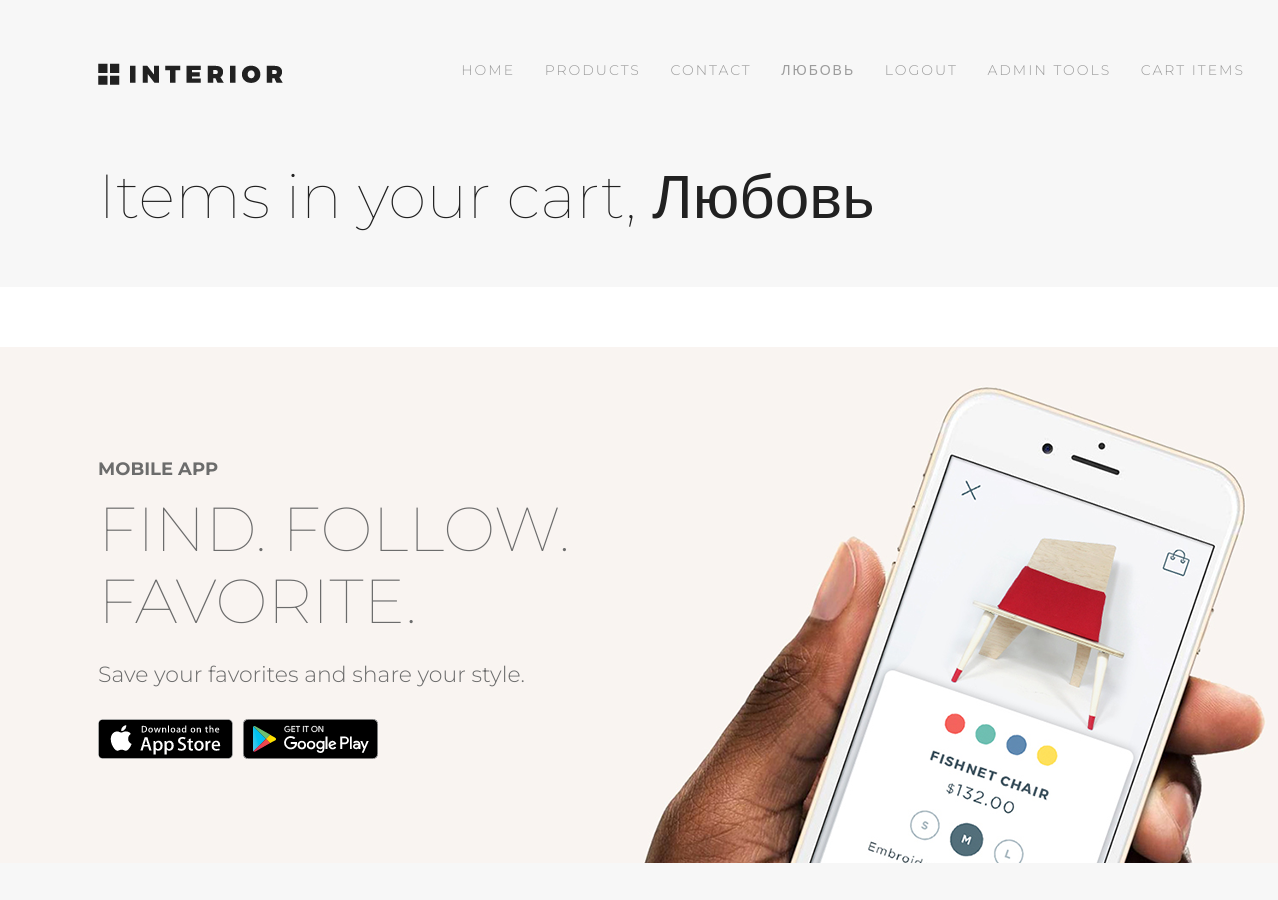
Page /basket/ (signed in, upper part) on the earlier database version.
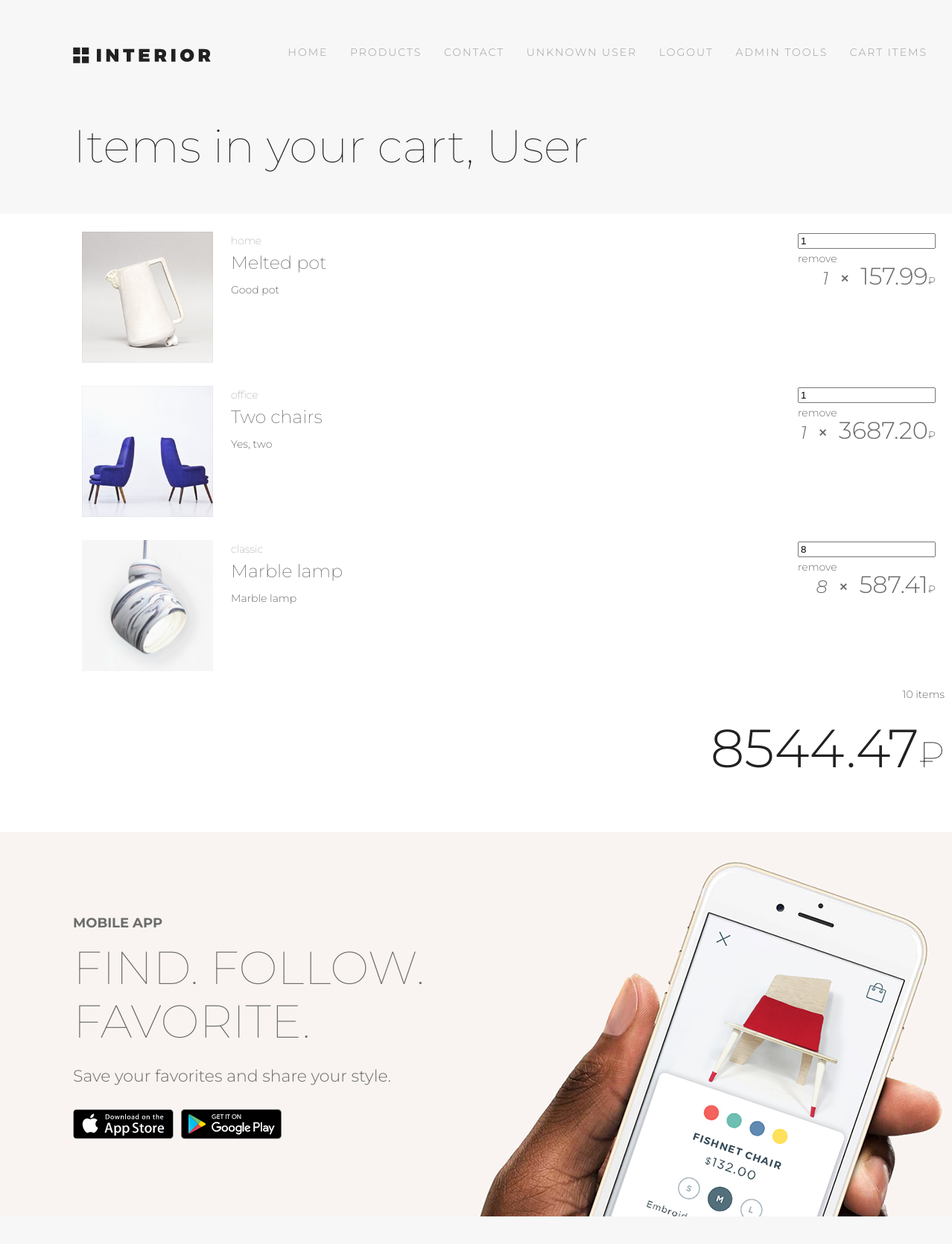
Same page on the later database version.
### authapp/models.py (models this page shows)
class ShopUser(AbstractUser):
    avatar = models.ImageField(upload_to='users_avatars', blank=True)
    age = models.PositiveIntegerField(verbose_name = 'Age')

### basketapp/models.py (models this page shows)
class Basket(models.Model):
    user = models.ForeignKey(settings.AUTH_USER_MODEL, on_delete=models.CASCADE)
    product = models.ForeignKey(Product, on_delete=models.CASCADE)
    quantity = models.PositiveSmallIntegerField(default=0, verbose_name='Quantity')
    add_datetime = models.DateTimeField(auto_now_add=True, verbose_name='Date & Time')
    @property
    def product_cost(self):
        return self.product.price * self.quantity
    @property
    def total_quantity(self):
        _items = Basket.objects.filter(user=self.user)
        _totalquantity = sum(list(map(lambda x: x.quantity, _items)))
        return _totalquantity
    @property
    def total_cost(self):
        _items = Basket.objects.filter(user=self.user)
        _totalcost = sum(list(map(lambda x: x.product_cost, _items)))
        return _totalcost

### mainapp/models.py (models this page shows, shortened)
class Product(models.Model):
    category = models.ForeignKey(ProductCategory, on_delete=models.CASCADE)
    name = models.CharField(verbose_name='Name', max_length=128)
    image = models.ImageField(upload_to='product_images', blank=True)
    short_desc = models.CharField(verbose_name='Short description', max_length=60, blank=True)
    description = models.TextField(verbose_name='Description', blank=True)
    price = models.DecimalField(verbose_name='Price', max_digits=8, decimal_places=2, default=0)
    quantity = models.PositiveSmallIntegerField(verbose_name='In stock', default=0)
    is_active = models.BooleanField(default=True, verbose_name='Active')

class ProductCategory(models.Model):
    name = models.CharField(verbose_name='Name', max_length=64, unique=True)
    description = models.TextField(verbose_name='Description', blank=True)
    is_active = models.BooleanField(default=True, verbose_name='Active')

### basketapp/views.py (the view)
# urls.py: path('', basketapp.basket, name='view'),
@login_required
def basket(request):
    title = 'Cart items'
    basket_items = Basket.objects.filter(user=request.user).order_by('product__category')
    content = {
        'title': title,
        'basket_items': basket_items,
    }
    return render(request, 'basketapp/basket.html', content)

### basketapp/templates/basketapp/basket.html
{% extends 'basketapp/base.html' %}
{% load static %}
{% block content %}
    <div class="basket__items">
        {% include 'basketapp/includes/inc_basket_list.html' %}
    </div>
{% endblock %}

### basketapp/templates/basketapp/base.html (shortened to what this page needs)
<!DOCTYPE html>
{% load static %}
<html>
<head>
    {% block css %}
        <link rel="stylesheet" type="text/css" href="{% static 'css/style.css' %}">
    {% endblock %}
</head>
<body>
<div id="page">
    <div class="wrapper" id="header">
        <div class="container">
            <div class="header__logo"></div>
            {% block menu %}
                {% include 'mainapp/include/inc_main_menu.html' %}
            {% endblock %}
        </div>
    </div>
    <div class="wrapper" id="page-title">
        <div class="container">
            <div class="title">
                Items in your cart, {% if user.first_name %}{{ user.first_name|title}}{% else %}User{% endif %}
            </div>
        </div>
    </div>
    <div class="wrapper section">
        <div id="basket" class="container">
            {% block content %}
            {% endblock %}
        </div>
    </div>
    {% include 'mainapp/include/inc_footer.html' %}
</div>
</body>
</html>

### mainapp/templates/mainapp/include/inc_main_menu.html (shortened to what this page needs)
{% load static %}
<div class="header__menu">
    <a
            {% if request.resolver_match.url_name == 'main' %}
                class="header__link header__link_active"
            {% else %}
                class="header__link"
            {% endif %}
                href="{% url 'main' %}"
    >Home</a>
    <a
            {% if 'catalog' in request.resolver_match.route %}
                class="header__link header__link_active"
            {% else %}
                class="header__link"
            {% endif %}
                href="{% url 'catalog:index' %}"
    >Products</a>
    <a
            {% if request.resolver_match.url_name == 'contacts' %}
                class="header__link header__link_active"
            {% else %}
                class="header__link"
            {% endif %}
                href="{% url 'contacts' %}"
    >Contact</a>
    {% if user.is_authenticated %}
        <a href="{% url 'auth:edit' %}" class="header__link">
            {{ user.first_name|default:'Unknown user' }}
        </a>
        <a href="{% url 'auth:logout' %}" class="header__link">Logout</a>
    {% else %}
        <a href="{% url 'auth:login' %}" class="header__link">Login</a>
    {% endif %}
    {% if user.is_superuser %}
    <a class="header__link" href="{% url 'admin:users' %}">Admin tools</a>
    {% endif %}
    <a href="{% url 'basket:view' %}" class="header__link"> Cart items
    </a>
</div>

### basketapp/templates/basketapp/includes/inc_basket_list.html (shortened to what this page needs)
{% for item in basket_items %}
    <div class="basket__item">
        <div class="basket__item-cell">
            <img src="/media/{{ item.product.image }}" alt="{{ item.product.name }}">
        </div>
        <div class="basket__item-cell">
            <div class="basket__item-category">{{ item.product.category.name }}</div>
            <div class="basket__item-title">{{ item.product.name }}</div>
            <div class="basket__item-description">{{ item.product.description }}</div>
        </div>
        <div class="basket__item-cell basket__aside">
            <div class="basket__item-controls">
                <div>
                    <input type="number" name="{{ item.pk }}" min="0" value="{{ item.quantity }}">
                </div>
                <a class="basket__item-remove" href="{% url 'basket:remove' item.pk %}">remove</a>
            </div>
            <div class="basket__item-price"><em>{{item.quantity}}</em> <strong>✕</strong> <b
            >{{ item.product.price }}</b>₽</div>
        </div>
    </div>
{% endfor %}
{% if basket_items %}
    <div class="basket__total">
        {{ basket_items.0.total_quantity }} items
        <div class="product__price"><b>{{ basket_items.0.total_cost }}</b>₽</div>
    </div>
{% endif %}

Differences in the rows shown:
changed ShopUser: first_name "ЛЮБОВЬ" → "UNKNOWN USER"; first_name "Любовь" → (not shown)
added Basket: product.image (picture), product.category.name "home", product.name "Melted pot", product.description "Good pot", quantity "1", product.price "157.99", user+quantity "10", user+product+quantity "8544.47"
added Basket: product.image (picture), product.category.name "office", product.name "Two chairs", product.description "Yes, two", quantity "1", product.price "3687.20"
added Basket: product.image (picture), product.category.name "classic", product.name "Marble lamp", product.description "Marble lamp", quantity "8", product.price "587.41"
Other differences:
text now shown: "User items ₽"
